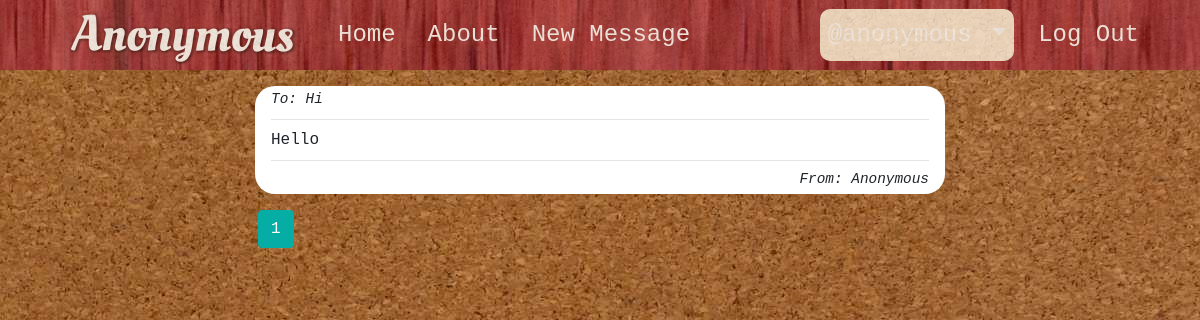
Page /home (signed in) on the committed database.
### anonymous/models.py (models this page shows, shortened)
class Users(db.Model, UserMixin):
    id = db.Column(db.Integer, primary_key=True)
    name = db.Column(db.String(120), nullable=True)
    username = db.Column(db.String(70), unique=True, nullable=False)
    email = db.Column(db.String(120), unique=True, nullable=False)
    password = db.Column(db.String(120), unique=True, nullable=False)
    messages = db.relationship('Messages', backref='sender', lazy=True)

class Messages(db.Model):
    id = db.Column(db.Integer, primary_key=True)
    receiver = db.Column(db.String(300), nullable=True)
    content = db.Column(db.Text, nullable=False)
    user_id = db.Column(db.Integer, db.ForeignKey('users.id'), default=1)

### anonymous/main/routes.py (the view)
@main.route('/')
@main.route('/home')
def home():
    page = request.args.get('page', 1, type=int)
    messages = models.Messages.query.order_by(
        models.Messages.id.desc()).paginate(page=page, per_page=5)
    return render_template('index.html', messages=messages)

### anonymous/models.py (called while the page is built)
@login_manager.user_loader
def load_user(id):
    return Users.query.get(id)

### anonymous/templates/index.html (shortened to what this page needs)
{% extends 'base.html' %}
{% block content %}
<div class='container'>
    <div class="col-md-8 offset-md-2">
        {% for message in messages.items %}
        {% set id = message.id %}
        <div class='message'>
            <div id='info'>
                To: {{ message.receiver }}
            </div>
            <hr>
            <div id='content'>
                {{ message.content[:120] }}
            </div>
            <hr>
            <div id='info' class='sender'>
                From: {{message.sender.name.capitalize()}}
            </div>
        </div>
        {% endfor %}
        <div class='pagination'>
            {% for page_num in messages.iter_pages(left_edge=1, right_edge=1, left_current=1, right_current=2) %}
            {% if page_num %}
            {% if messages.page == page_num %}
            <a class="btn btn-info mb-4" href="{{ url_for('main.home', page=page_num) }}">{{ page_num }}</a>
            {% else %}
            <a class="btn btn-outline-info mb-4" href="{{ url_for('main.home', page=page_num) }}">{{ page_num }}</a>
            {% endif %}
            {% else %}
            ...
            {% endif %}
            {% endfor %}
        </div>
    </div>
</div>
{% endblock %}

### anonymous/templates/base.html (shortened to what this page needs)
<!DOCTYPE html>
<html>
<head>
    <link rel="stylesheet" type="text/css" href="{{url_for('static', filename='css/bootstrap.min.css')}}">
    <link rel="stylesheet" type="text/css" href="{{url_for('static', filename='css/main.css')}}">
</head>
<body>
    <nav class="navbar navbar-expand-lg navbar-light bg-light">
        <div class="container">
            <a class="navbar-brand" href="{{ url_for('main.home') }}"><img src="{{ url_for('static', filename='images/logo.svg') }}" alt=""></a>
            <div class="collapse navbar-collapse" id="navbarSupportedContent">
                <ul class="navbar-nav mr-auto">
                    <li class="nav-item">
                        <a class="nav-link" href="{{ url_for('main.home') }}">Home</a>
                    </li>
                    <li class="nav-item">
                        <a class="nav-link" href="{{ url_for('main.about') }}">About</a>
                    </li>
                    <li class="nav-item">
                        <a class="nav-link" href="{{ url_for('messages.new_message') }}">New Message</a>
                    </li>
                </ul>
                <ul class="navbar-nav ml-auto">
                    {% if current_user.is_authenticated %}
                    <li class="nav-item dropdown">
                        <a class="nav-link dropdown-toggle" href="#" id="navbarDropdown" role="button" data-toggle="dropdown" aria-haspopup="true" aria-expanded="false">
                            @{{current_user.username}}
                        </a>
                    </li>
                    <li class="nav-item">
                        <a class="nav-link" href="{{ url_for('users.logout') }}">Log Out</a>
                    </li>
                    {% endif %}
                </ul>
            </div>
        </div>
    </nav>
    <div class="container">
        {% block content %}
        {% endblock %}
    </div>
</body>
</html>

### anonymous/static/css/main.css (style rules this page uses)
html > body { background-image: url('../images/bodybg.jpg'); font-size: 16px; }
.dropdown-menu, .bg-light, #footer { background-image: url('../images/navbg.jpg'); opacity: 0.8; }
.navbar-light { font-family: monospace; font-size: 1.5em; color: #fff; }
.nav-item, .dropdown-item { border-radius: 1rem; color: #fff; font-size: 1em; }
.navbar-light .navbar-nav .nav-link { color: rgba(255, 255, 255); font-size: 1em; }
.navbar-light .navbar-brand { color: rgba(255, 0, 255); }
.dropdown-toggle { max-width: 200px; overflow: hidden; background-color: rgb(250, 235, 215); }
.message { margin: 1rem auto; padding: 0.2rem 1rem; background-color: #fff; border-radius: 20px; }
#content { font-size: 1em; }
#info { font-size: 0.9em; font-style: italic; }
.sender { text-align: right; }
a { margin-left: 3px; }

### rows in the picture
Users: username "anonymous"
Messages: receiver "Hi", content "Hello", sender.name "Anonymous"

### other values in the picture
{{ page_num }} "1"
